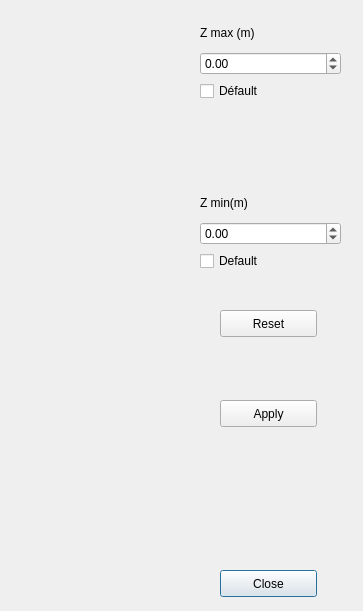
<?xml version="1.0" encoding="UTF-8"?>
<ui version="4.0">
 <class>ModelDepthColorsChooser</class>
 <widget class="QDialog" name="ModelDepthColorsChooser">
  <property name="geometry">
   <rect>
    <x>0</x>
    <y>0</y>
    <width>363</width>
    <height>611</height>
   </rect>
  </property>
  <property name="windowTitle">
   <string>Model colors chooser</string>
  </property>
  <widget class="ColorWidget" name="color_widget" native="true">
   <property name="geometry">
    <rect>
     <x>7</x>
     <y>19</y>
     <width>180</width>
     <height>575</height>
    </rect>
   </property>
  </widget>
  <widget class="QPushButton" name="close_btn">
   <property name="geometry">
    <rect>
     <x>220</x>
     <y>570</y>
     <width>97</width>
     <height>27</height>
    </rect>
   </property>
   <property name="text">
    <string>Close</string>
   </property>
  </widget>
  <widget class="QPushButton" name="apply_btn">
   <property name="geometry">
    <rect>
     <x>220</x>
     <y>400</y>
     <width>97</width>
     <height>27</height>
    </rect>
   </property>
   <property name="text">
    <string>Apply</string>
   </property>
  </widget>
  <widget class="QPushButton" name="reset_btn">
   <property name="geometry">
    <rect>
     <x>220</x>
     <y>310</y>
     <width>97</width>
     <height>27</height>
    </rect>
   </property>
   <property name="text">
    <string>Reset</string>
   </property>
  </widget>
  <widget class="QWidget" name="">
   <property name="geometry">
    <rect>
     <x>200</x>
     <y>20</y>
     <width>141</width>
     <height>81</height>
    </rect>
   </property>
   <layout class="QVBoxLayout" name="verticalLayout">
    <item>
     <widget class="QLabel" name="zmax_label">
      <property name="text">
       <string>Z max (m)</string>
      </property>
     </widget>
    </item>
    <item>
     <widget class="QDoubleSpinBox" name="zmax_spin">
      <property name="minimum">
       <double>-15000.000000000000000</double>
      </property>
      <property name="maximum">
       <double>100.000000000000000</double>
      </property>
     </widget>
    </item>
    <item>
     <widget class="QCheckBox" name="zmax_check">
      <property name="text">
       <string>Défault</string>
      </property>
     </widget>
    </item>
   </layout>
  </widget>
  <widget class="QWidget" name="">
   <property name="geometry">
    <rect>
     <x>200</x>
     <y>190</y>
     <width>141</width>
     <height>81</height>
    </rect>
   </property>
   <layout class="QVBoxLayout" name="verticalLayout_2">
    <item>
     <widget class="QLabel" name="zmin_label">
      <property name="text">
       <string>Z min(m)</string>
      </property>
     </widget>
    </item>
    <item>
     <widget class="QDoubleSpinBox" name="zmin_spin">
      <property name="minimum">
       <double>-15000.000000000000000</double>
      </property>
      <property name="maximum">
       <double>100.000000000000000</double>
      </property>
     </widget>
    </item>
    <item>
     <widget class="QCheckBox" name="zmin_check">
      <property name="text">
       <string>Default</string>
      </property>
     </widget>
    </item>
   </layout>
  </widget>
 </widget>
 <customwidgets>
  <customwidget>
   <class>ColorWidget</class>
   <extends>QWidget</extends>
   <header location="global">color_widget.h</header>
   <container>1</container>
  </customwidget>
 </customwidgets>
 <resources/>
 <connections/>
</ui>
